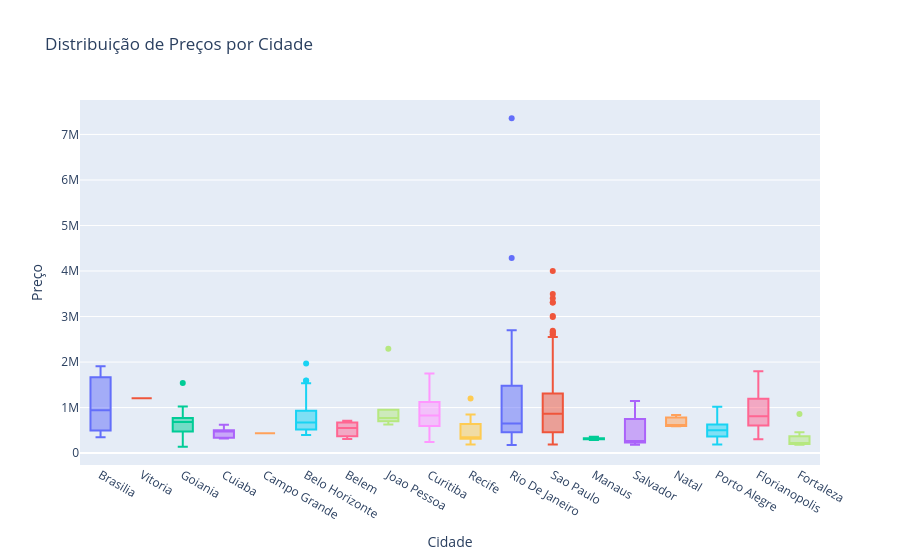

Notebook code for this chart:
### Markdown cell above
## 3.3 Boxplot do Preço dos Imóveis por Cidade

### Code cell
df_imoveis_interesse = df_imoveis[df_imoveis['price']>0]

fig = px.box(
    df_imoveis_interesse,
    x="city_name",  
    y="price",    
    title="Distribuição de Preços por Cidade",
    labels={"city_name": "Cidade", "price": "Preço"},
    color="city_name", 
    hover_data=["state_name"]
)

fig.update_layout(
    xaxis_title="Cidade",
    yaxis_title="Preço",
    showlegend=False,
    hovermode="x unified" 
)

# Anotações
fig.update_traces(
    hovertemplate="<b>Preço:</b> %{y:,.2f}<br>"
)

fig.show()

### Figure 1 — Plotly figure (JSON) as saved in the notebook; plotly's stock layout.template omitted (floating-point values rounded to 4 significant figures; data arrays with more than 128 entries replaced by an {"elided": "..."} marker saying what was removed)
{"data": [{"alignmentgroup": "True", "customdata": [["DF"], ["DF"], ["DF"]], "hovertemplate": "<b>Preço:</b> %{y:,.2f}<br>", "legendgroup": "Brasilia", "marker": {"color": "#636efa"}, "name": "Brasilia", "notched": false, "offsetgroup": "Brasilia", "orientation": "v", "showlegend": true, "type": "box", "x": ["Brasilia", "Brasilia", "Brasilia"], "x0": " ", "xaxis": "x", "y": [350000.0, 939700.0, 1908000.0], "y0": " ", "yaxis": "y"}, {"alignmentgroup": "True", "customdata": [["ES"]], "hovertemplate": "<b>Preço:</b> %{y:,.2f}<br>", "legendgroup": "Vitoria", "marker": {"color": "#EF553B"}, "name": "Vitoria", "notched": false, "offsetgroup": "Vitoria", "orientation": "v", "showlegend": true, "type": "box", "x": ["Vitoria"], "x0": " ", "xaxis": "x", "y": [1202000.0], "y0": " ", "yaxis": "y"}, {"alignmentgroup": "True", "customdata": [["GO"], ["GO"], ["GO"], ["GO"], ["GO"], ["GO"], ["GO"], ["GO"], ["GO"], ["GO"], ["GO"], ["GO"], ["GO"], ["GO"], ["GO"], ["GO"], ["GO"], ["GO"], ["GO"], ["GO"], ["GO"], ["GO"], ["GO"], ["GO"], ["GO"]], "hovertemplate": "<b>Preço:</b> %{y:,.2f}<br>", "legendgroup": "Goiania", "marker": {"color": "#00cc96"}, "name": "Goiania", "notched": false, "offsetgroup": "Goiania", "orientation": "v", "showlegend": true, "type": "box", "x": ["Goiania", "Goiania", "Goiania", "Goiania", "Goiania", "Goiania", "Goiania", "Goiania", "Goiania", "Goiania", "Goiania", "Goiania", "Goiania", "Goiania", "Goiania", "Goiania", "Goiania", "Goiania", "Goiania", "Goiania", "Goiania", "Goiania", "Goiania", "Goiania", "Goiania"], "x0": " ", "xaxis": "x", "y": [348400.0, 730000.0, 560000.0, 400000.0, 600000.0, 750000.0, 750000.0, 820000.0, 139300.0, 629000.0, 800000.0, 800000.0, 685000.0, 717700.0, 1538000.0, 1022000.0, 650000.0, 760000.0, 740000.0, 937800.0, 375000.0, 372000.0, 413500.0, 493100.0, 550000.0], "y0": " ", "yaxis": "y"}, {"alignmentgroup": "True", "customdata": [["MT"], ["MT"], ["MT"], ["MT"], ["MT"], ["MT"]], "hovertemplate": "<b>Preço:</b> %{y:,.2f}<br>", "legendgroup": "Cuiaba", "marker": {"color": "#ab63fa"}, "name": "Cuiaba", "notched": false, "offsetgroup": "Cuiaba", "orientation": "v", "showlegend": true, "type": "box", "x": ["Cuiaba", "Cuiaba", "Cuiaba", "Cuiaba", "Cuiaba", "Cuiaba"], "x0": " ", "xaxis": "x", "y": [319000.0, 449000.0, 339000.0, 499000.0, 622000.0, 499000.0], "y0": " ", "yaxis": "y"}, {"alignmentgroup": "True", "customdata": [["MS"]], "hovertemplate": "<b>Preço:</b> %{y:,.2f}<br>", "legendgroup": "Campo Grande", "marker": {"color": "#FFA15A"}, "name": "Campo Grande", "notched": false, "offsetgroup": "Campo Grande", "orientation": "v", "showlegend": true, "type": "box", "x": ["Campo Grande"], "x0": " ", "xaxis": "x", "y": [438400.0], "y0": " ", "yaxis": "y"}, {"alignmentgroup": "True", "customdata": [["MG"], ["MG"], ["MG"], ["MG"], ["MG"], ["MG"], ["MG"], ["MG"], ["MG"], ["MG"], ["MG"], ["MG"], ["MG"], ["MG"], ["MG"], ["MG"], ["MG"], ["MG"], ["MG"], ["MG"], ["MG"], ["MG"], ["MG"], ["MG"], ["MG"], ["MG"], ["MG"], ["MG"], ["MG"], ["MG"], ["MG"], ["MG"], ["MG"], ["MG"], ["MG"], ["MG"], ["MG"], ["MG"], ["MG"], ["MG"], ["MG"], ["MG"], ["MG"], ["MG"], ["MG"], ["MG"], ["MG"], ["MG"], ["MG"], ["MG"], ["MG"], ["MG"], ["MG"], ["MG"], ["MG"], ["MG"], ["MG"]], "hovertemplate": "<b>Preço:</b> %{y:,.2f}<br>", "legendgroup": "Belo Horizonte", "marker": {"color": "#19d3f3"}, "name": "Belo Horizonte", "notched": false, "offsetgroup": "Belo Horizonte", "orientation": "v", "showlegend": true, "type": "box", "x": ["Belo Horizonte", "Belo Horizonte", "Belo Horizonte", "Belo Horizonte", "Belo Horizonte", "Belo Horizonte", "Belo Horizonte", "Belo Horizonte", "Belo Horizonte", "Belo Horizonte", "Belo Horizonte", "Belo Horizonte", "Belo Horizonte", "Belo Horizonte", "Belo Horizonte", "Belo Horizonte", "Belo Horizonte", "Belo Horizonte", "Belo Horizonte", "Belo Horizonte", "Belo Horizonte", "Belo Horizonte", "Belo Horizonte", "Belo Horizonte", "Belo Horizonte", "Belo Horizonte", "Belo Horizonte", "Belo Horizonte", "Belo Horizonte", "Belo Horizonte", "Belo Horizonte", "Belo Horizonte", "Belo Horizonte", "Belo Horizonte", "Belo Horizonte", "Belo Horizonte", "Belo Horizonte", "Belo Horizonte", "Belo Horizonte", "Belo Horizonte", "Belo Horizonte", "Belo Horizonte", "Belo Horizonte", "Belo Horizonte", "Belo Horizonte", "Belo Horizonte", "Belo Horizonte", "Belo Horizonte", "Belo Horizonte", "Belo Horizonte", "Belo Horizonte", "Belo Horizonte", "Belo Horizonte", "Belo Horizonte", "Belo Horizonte", "Belo Horizonte", "Belo Horizonte"], "x0": " ", "xaxis": "x", "y": [603000.0, 506000.0, 450000.0, 400000.0, 495000.0, 415000.0, 975700.0, 468000.0, 709800.0, 540000.0, 699000.0, 505000.0, 583000.0, 780000.0, 1067000.0, 549000.0, 570000.0, 1220000.0, 430000.0, 870000.0, 475500.0, 619000.0, 483000.0, 500000.0, 550000.0, 750000.0, 1216000.0, 739000.0, 564000.0, 1262000.0, 782000.0, 570000.0, 670000.0, 620000.0, 762000.0, 1595000.0, 1441000.0, 870000.0, 684000.0, 1250000.0, 725000.0, 569000.0, 1346000.0, 1285000.0, 1536000.0, 745200.0, 915000.0, 1968000.0, 1589000.0, 624000.0, 765000.0, 1435000.0, 663000.0, 495000.0, 520000.0, 440000.0, 401000.0], "y0": " ", "yaxis": "y"}, {"alignmentgroup": "True", "customdata": [["PA"], ["PA"], ["PA"]], "hovertemplate": "<b>Preço:</b> %{y:,.2f}<br>", "legendgroup": "Belem", "marker": {"color": "#FF6692"}, "name": "Belem", "notched": false, "offsetgroup": "Belem", "orientation": "v", "showlegend": true, "type": "box", "x": ["Belem", "Belem", "Belem"], "x0": " ", "xaxis": "x", "y": [709000.0, 309000.0, 550000.0], "y0": " ", "yaxis": "y"}, {"alignmentgroup": "True", "customdata": [["PB"], ["PB"], ["PB"], ["PB"], ["PB"], ["PB"]], "hovertemplate": "<b>Preço:</b> %{y:,.2f}<br>", "legendgroup": "Joao Pessoa", "marker": {"color": "#B6E880"}, "name": "Joao Pessoa", "notched": false, "offsetgroup": "Joao Pessoa", "orientation": "v", "showlegend": true, "type": "box", "x": ["Joao Pessoa", "Joao Pessoa", "Joao Pessoa", "Joao Pessoa", "Joao Pessoa", "Joao Pessoa"], "x0": " ", "xaxis": "x", "y": [630000.0, 790000.0, 700000.0, 2290000.0, 750000.0, 950000.0], "y0": " ", "yaxis": "y"}, {"alignmentgroup": "True", "customdata": [["PR"], ["PR"], ["PR"], ["PR"], ["PR"], ["PR"], ["PR"], ["PR"], ["PR"], ["PR"], ["PR"], ["PR"], ["PR"], ["PR"], ["PR"], ["PR"], ["PR"], ["PR"], ["PR"], ["PR"], ["PR"], ["PR"], ["PR"], ["PR"], ["PR"], ["PR"], ["PR"], ["PR"], ["PR"], ["PR"], ["PR"], ["PR"], ["PR"], ["PR"], ["PR"], ["PR"], ["PR"], ["PR"], ["PR"], ["PR"], ["PR"], ["PR"], ["PR"], ["PR"], ["PR"], ["PR"], ["PR"], ["PR"]], "hovertemplate": "<b>Preço:</b> %{y:,.2f}<br>", "legendgroup": "Curitiba", "marker": {"color": "#FF97FF"}, "name": "Curitiba", "notched": false, "offsetgroup": "Curitiba", "orientation": "v", "showlegend": true, "type": "box", "x": ["Curitiba", "Curitiba", "Curitiba", "Curitiba", "Curitiba", "Curitiba", "Curitiba", "Curitiba", "Curitiba", "Curitiba", "Curitiba", "Curitiba", "Curitiba", "Curitiba", "Curitiba", "Curitiba", "Curitiba", "Curitiba", "Curitiba", "Curitiba", "Curitiba", "Curitiba", "Curitiba", "Curitiba", "Curitiba", "Curitiba", "Curitiba", "Curitiba", "Curitiba", "Curitiba", "Curitiba", "Curitiba", "Curitiba", "Curitiba", "Curitiba", "Curitiba", "Curitiba", "Curitiba", "Curitiba", "Curitiba", "Curitiba", "Curitiba", "Curitiba", "Curitiba", "Curitiba", "Curitiba", "Curitiba", "Curitiba"], "x0": " ", "xaxis": "x", "y": [366400.0, 242500.0, 443000.0, 278100.0, 1599000.0, 820000.0, 1339000.0, 399900.0, 619300.0, 830000.0, 710000.0, 639000.0, 858100.0, 763100.0, 774900.0, 1010000.0, 1270000.0, 1530000.0, 1177000.0, 556000.0, 534000.0, 903000.0, 800000.0, 917900.0, 730000.0, 716000.0, 707000.0, 512000.0, 1130000.0, 452700.0, 730000.0, 1252000.0, 806000.0, 938000.0, 840200.0, 567400.0, 560400.0, 1111000.0, 1701000.0, 1434000.0, 1620000.0, 1170000.0, 1063000.0, 569900.0, 953300.0, 1750000.0, 839700.0, 927000.0], "y0": " ", "yaxis": "y"}, {"alignmentgroup": "True", "customdata": [["PE"], ["PE"], ["PE"], ["PE"], ["PE"], ["PE"], ["PE"], ["PE"], ["PE"], ["PE"], ["PE"], ["PE"], ["PE"], ["PE"]], "hovertemplate": "<b>Preço:</b> %{y:,.2f}<br>", "legendgroup": "Recife", "marker": {"color": "#FECB52"}, "name": "Recife", "notched": false, "offsetgroup": "Recife", "orientation": "v", "showlegend": true, "type": "box", "x": ["Recife", "Recife", "Recife", "Recife", "Recife", "Recife", "Recife", "Recife", "Recife", "Recife", "Recife", "Recife", "Recife", "Recife"], "x0": " ", "xaxis": "x", "y": [480600.0, 730000.0, 552300.0, 350200.0, 640000.0, 315000.0, 221900.0, 316000.0, 190000.0, 346600.0, 220000.0, 315000.0, 850000.0, 1200000.0], "y0": " ", "yaxis": "y"}, {"alignmentgroup": "True", "customdata": [["RJ"], ["RJ"], ["RJ"], ["RJ"], ["RJ"], ["RJ"], ["RJ"], ["RJ"], ["RJ"], ["RJ"], ["RJ"], ["RJ"], ["RJ"], ["RJ"], ["RJ"], ["RJ"], ["RJ"], ["RJ"], ["RJ"], ["RJ"], ["RJ"], ["RJ"], ["RJ"], ["RJ"], ["RJ"], ["RJ"], ["RJ"], ["RJ"], ["RJ"], ["RJ"], ["RJ"], ["RJ"], ["RJ"], ["RJ"], ["RJ"], ["RJ"], ["RJ"], ["RJ"], ["RJ"], ["RJ"], ["RJ"], ["RJ"], ["RJ"], ["RJ"], ["RJ"], ["RJ"], ["RJ"], ["RJ"], ["RJ"], ["RJ"], ["RJ"], ["RJ"], ["RJ"], ["RJ"], ["RJ"], ["RJ"], ["RJ"], ["RJ"], ["RJ"], ["RJ"], ["RJ"], ["RJ"], ["RJ"], ["RJ"], ["RJ"], ["RJ"], ["RJ"], ["RJ"], ["RJ"], ["RJ"], ["RJ"], ["RJ"], ["RJ"], ["RJ"], ["RJ"], ["RJ"], ["RJ"], ["RJ"], ["RJ"], ["RJ"], ["RJ"], ["RJ"], ["RJ"], ["RJ"], ["RJ"], ["RJ"], ["RJ"], ["RJ"], ["RJ"], ["RJ"]], "hovertemplate": "<b>Preço:</b> %{y:,.2f}<br>", "legendgroup": "Rio De Janeiro", "marker": {"color": "#636efa"}, "name": "Rio De Janeiro", "notched": false, "offsetgroup": "Rio De Janeiro", "orientation": "v", "showlegend": true, "type": "box", "x": ["Rio De Janeiro", "Rio De Janeiro", "Rio De Janeiro", "Rio De Janeiro", "Rio De Janeiro", "Rio De Janeiro", "Rio De Janeiro", "Rio De Janeiro", "Rio De Janeiro", "Rio De Janeiro", "Rio De Janeiro", "Rio De Janeiro", "Rio De Janeiro", "Rio De Janeiro", "Rio De Janeiro", "Rio De Janeiro", "Rio De Janeiro", "Rio De Janeiro", "Rio De Janeiro", "Rio De Janeiro", "Rio De Janeiro", "Rio De Janeiro", "Rio De Janeiro", "Rio De Janeiro", "Rio De Janeiro", "Rio De Janeiro", "Rio De Janeiro", "Rio De Janeiro", "Rio De Janeiro", "Rio De Janeiro", "Rio De Janeiro", "Rio De Janeiro", "Rio De Janeiro", "Rio De Janeiro", "Rio De Janeiro", "Rio De Janeiro", "Rio De Janeiro", "Rio De Janeiro", "Rio De Janeiro", "Rio De Janeiro", "Rio De Janeiro", "Rio De Janeiro", "Rio De Janeiro", "Rio De Janeiro", "Rio De Janeiro", "Rio De Janeiro", "Rio De Janeiro", "Rio De Janeiro", "Rio De Janeiro", "Rio De Janeiro", "Rio De Janeiro", "Rio De Janeiro", "Rio De Janeiro", "Rio De Janeiro", "Rio De Janeiro", "Rio De Janeiro", "Rio De Janeiro", "Rio De Janeiro", "Rio De Janeiro", "Rio De Janeiro", "Rio De Janeiro", "Rio De Janeiro", "Rio De Janeiro", "Rio De Janeiro", "Rio De Janeiro", "Rio De Janeiro", "Rio De Janeiro", "Rio De Janeiro", "Rio De Janeiro", "Rio De Janeiro", "Rio De Janeiro", "Rio De Janeiro", "Rio De Janeiro", "Rio De Janeiro", "Rio De Janeiro", "Rio De Janeiro", "Rio De Janeiro", "Rio De Janeiro", "Rio De Janeiro", "Rio De Janeiro", "Rio De Janeiro", "Rio De Janeiro", "Rio De Janeiro", "Rio De Janeiro", "Rio De Janeiro", "Rio De Janeiro", "Rio De Janeiro", "Rio De Janeiro", "Rio De Janeiro", "Rio De Janeiro"], "x0": " ", "xaxis": "x", "y": [399900.0, 418000.0, 399900.0, 416000.0, 400000.0, 288000.0, 451000.0, 481600.0, 2500000.0, 480000.0, 520000.0, 179900.0, 303300.0, 529900.0, 389000.0, 525000.0, 459900.0, 509900.0, 570000.0, 780000.0, 850000.0, 500000.0, 999000.0, 500000.0, 230000.0, 708000.0, 410000.0, 192000.0, 229000.0, 1550000.0, 769900.0, 694900.0, 900000.0, 2479000.0, 198500.0, 509900.0, 900000.0, 650000.0, 845000.0, 196800.0, 669900.0, 190200.0, 1381000.0, 1250000.0, 971000.0, 229700.0, 203800.0, 490000.0, 669900.0, 2193000.0, 288000.0, 1450000.0, 469000.0, 221800.0, 549900.0, 1594000.0, 1150000.0, 650000.0, 819900.0, 575000.0, 1000000.0, 559900.0, 2229000.0, 1809000.0, 1900000.0, 2700000.0, 2639000.0, 2500000.0, 1800000.0, 1586000.0, 1480000.0, 1199000.0, 503000.0, 650000.0, 570000.0, 1750000.0, 1500000.0, 7356000.0, 750000.0, 2372000.0, 2600000.0, 4286000.0, 2478000.0, 2000000.0, 2000000.0, 374000.0, 519900.0, 545000.0, 518000.0, 635900.0], "y0": " ", "yaxis": "y"}, {"alignmentgroup": "True", "customdata": {"elided": "685x1 str values"}, "hovertemplate": "<b>Preço:</b> %{y:,.2f}<br>", "legendgroup": "Sao Paulo", "marker": {"color": "#EF553B"}, "name": "Sao Paulo", "notched": false, "offsetgroup": "Sao Paulo", "orientation": "v", "showlegend": true, "type": "box", "x": {"elided": "685 str values"}, "x0": " ", "xaxis": "x", "y": {"elided": "685 float values"}, "y0": " ", "yaxis": "y"}, {"alignmentgroup": "True", "customdata": [["AM"], ["AM"], ["AM"], ["AM"], ["AM"], ["AM"]], "hovertemplate": "<b>Preço:</b> %{y:,.2f}<br>", "legendgroup": "Manaus", "marker": {"color": "#00cc96"}, "name": "Manaus", "notched": false, "offsetgroup": "Manaus", "orientation": "v", "showlegend": true, "type": "box", "x": ["Manaus", "Manaus", "Manaus", "Manaus", "Manaus", "Manaus"], "x0": " ", "xaxis": "x", "y": [327000.0, 286600.0, 302600.0, 360100.0, 311800.0, 315000.0], "y0": " ", "yaxis": "y"}, {"alignmentgroup": "True", "customdata": [["BA"], ["BA"], ["BA"], ["BA"], ["BA"], ["BA"], ["BA"], ["BA"], ["BA"], ["BA"], ["BA"]], "hovertemplate": "<b>Preço:</b> %{y:,.2f}<br>", "legendgroup": "Salvador", "marker": {"color": "#ab63fa"}, "name": "Salvador", "notched": false, "offsetgroup": "Salvador", "orientation": "v", "showlegend": true, "type": "box", "x": ["Salvador", "Salvador", "Salvador", "Salvador", "Salvador", "Salvador", "Salvador", "Salvador", "Salvador", "Salvador", "Salvador"], "x0": " ", "xaxis": "x", "y": [239300.0, 388500.0, 242800.0, 264000.0, 180700.0, 419000.0, 1142000.0, 196500.0, 230300.0, 856000.0, 914000.0], "y0": " ", "yaxis": "y"}, {"alignmentgroup": "True", "customdata": [["RN"], ["RN"], ["RN"]], "hovertemplate": "<b>Preço:</b> %{y:,.2f}<br>", "legendgroup": "Natal", "marker": {"color": "#FFA15A"}, "name": "Natal", "notched": false, "offsetgroup": "Natal", "orientation": "v", "showlegend": true, "type": "box", "x": ["Natal", "Natal", "Natal"], "x0": " ", "xaxis": "x", "y": [834700.0, 616000.0, 591000.0], "y0": " ", "yaxis": "y"}, {"alignmentgroup": "True", "customdata": [["RS"], ["RS"], ["RS"], ["RS"], ["RS"], ["RS"], ["RS"], ["RS"], ["RS"], ["RS"], ["RS"], ["RS"], ["RS"], ["RS"], ["RS"], ["RS"], ["RS"], ["RS"], ["RS"], ["RS"], ["RS"], ["RS"], ["RS"], ["RS"], ["RS"], ["RS"], ["RS"], ["RS"], ["RS"]], "hovertemplate": "<b>Preço:</b> %{y:,.2f}<br>", "legendgroup": "Porto Alegre", "marker": {"color": "#19d3f3"}, "name": "Porto Alegre", "notched": false, "offsetgroup": "Porto Alegre", "orientation": "v", "showlegend": true, "type": "box", "x": ["Porto Alegre", "Porto Alegre", "Porto Alegre", "Porto Alegre", "Porto Alegre", "Porto Alegre", "Porto Alegre", "Porto Alegre", "Porto Alegre", "Porto Alegre", "Porto Alegre", "Porto Alegre", "Porto Alegre", "Porto Alegre", "Porto Alegre", "Porto Alegre", "Porto Alegre", "Porto Alegre", "Porto Alegre", "Porto Alegre", "Porto Alegre", "Porto Alegre", "Porto Alegre", "Porto Alegre", "Porto Alegre", "Porto Alegre", "Porto Alegre", "Porto Alegre", "Porto Alegre"], "x0": " ", "xaxis": "x", "y": [408300.0, 473000.0, 416700.0, 547900.0, 514200.0, 502200.0, 394100.0, 535500.0, 195000.0, 200000.0, 207000.0, 385100.0, 625000.0, 524000.0, 375000.0, 217700.0, 648600.0, 644300.0, 190000.0, 380000.0, 324100.0, 506600.0, 517000.0, 201200.0, 702700.0, 642400.0, 832200.0, 724400.0, 1017000.0], "y0": " ", "yaxis": "y"}, {"alignmentgroup": "True", "customdata": [["SC"], ["SC"], ["SC"], ["SC"], ["SC"], ["SC"], ["SC"], ["SC"]], "hovertemplate": "<b>Preço:</b> %{y:,.2f}<br>", "legendgroup": "Florianopolis", "marker": {"color": "#FF6692"}, "name": "Florianopolis", "notched": false, "offsetgroup": "Florianopolis", "orientation": "v", "showlegend": true, "type": "box", "x": ["Florianopolis", "Florianopolis", "Florianopolis", "Florianopolis", "Florianopolis", "Florianopolis", "Florianopolis", "Florianopolis"], "x0": " ", "xaxis": "x", "y": [758000.0, 850000.0, 457400.0, 833900.0, 304800.0, 1800000.0, 788100.0, 1537000.0], "y0": " ", "yaxis": "y"}, {"alignmentgroup": "True", "customdata": [["CE"], ["CE"], ["CE"], ["CE"], ["CE"], ["CE"], ["CE"], ["CE"], ["CE"]], "hovertemplate": "<b>Preço:</b> %{y:,.2f}<br>", "legendgroup": "Fortaleza", "marker": {"color": "#B6E880"}, "name": "Fortaleza", "notched": false, "offsetgroup": "Fortaleza", "orientation": "v", "showlegend": true, "type": "box", "x": ["Fortaleza", "Fortaleza", "Fortaleza", "Fortaleza", "Fortaleza", "Fortaleza", "Fortaleza", "Fortaleza", "Fortaleza"], "x0": " ", "xaxis": "x", "y": [857000.0, 182800.0, 191700.0, 212200.0, 458500.0, 317500.0, 210000.0, 200000.0, 342700.0], "y0": " ", "yaxis": "y"}], "layout": {"boxmode": "overlay", "hovermode": "x unified", "legend": {"title": {"text": "Cidade"}, "tracegroupgap": 0}, "showlegend": false, "title": {"text": "Distribuição de Preços por Cidade"}, "xaxis": {"anchor": "y", "categoryarray": ["Brasilia", "Vitoria", "Goiania", "Cuiaba", "Campo Grande", "Belo Horizonte", "Belem", "Joao Pessoa", "Curitiba", "Recife", "Rio De Janeiro", "Sao Paulo", "Manaus", "Salvador", "Natal", "Porto Alegre", "Florianopolis", "Fortaleza"], "categoryorder": "array", "domain": [0, 1], "title": {"text": "Cidade"}}, "yaxis": {"anchor": "x", "domain": [0, 1], "title": {"text": "Preço"}}}}
